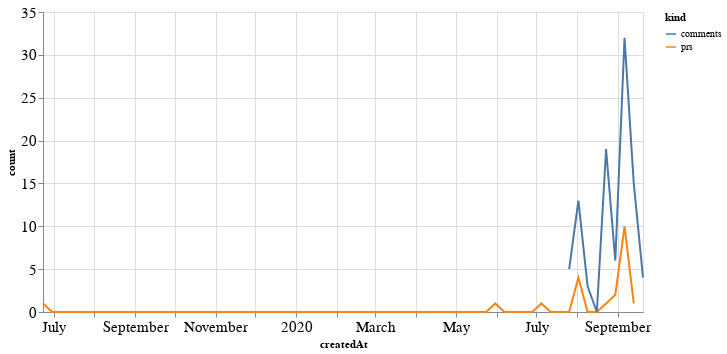

The notebook cell saved with this chart:
### Code cell
alt.Chart(total_time, width=600).mark_line().encode(
    x='createdAt',
    y='count',
    color='kind'
)

### Figure 1 — Vega-Lite specification as saved in the notebook (floating-point values rounded to 4 significant figures; data arrays with more than 128 entries replaced by an {"elided": "..."} marker saying what was removed)
{"config": {"axisLeft": {"labelFontSize": 15}, "axisBottom": {"labelFontSize": 15}}, "data": {"name": "data-8145d400d4b6b22538d2ca6d9b8d790a"}, "mark": "line", "encoding": {"color": {"type": "nominal", "field": "kind"}, "x": {"type": "temporal", "field": "createdAt"}, "y": {"type": "quantitative", "field": "count"}}, "width": 600, "$schema": "https://vega.github.io/schema/vega-lite/v4.8.1.json", "datasets": {"data-8145d400d4b6b22538d2ca6d9b8d790a": {"elided": "132 records"}}}
